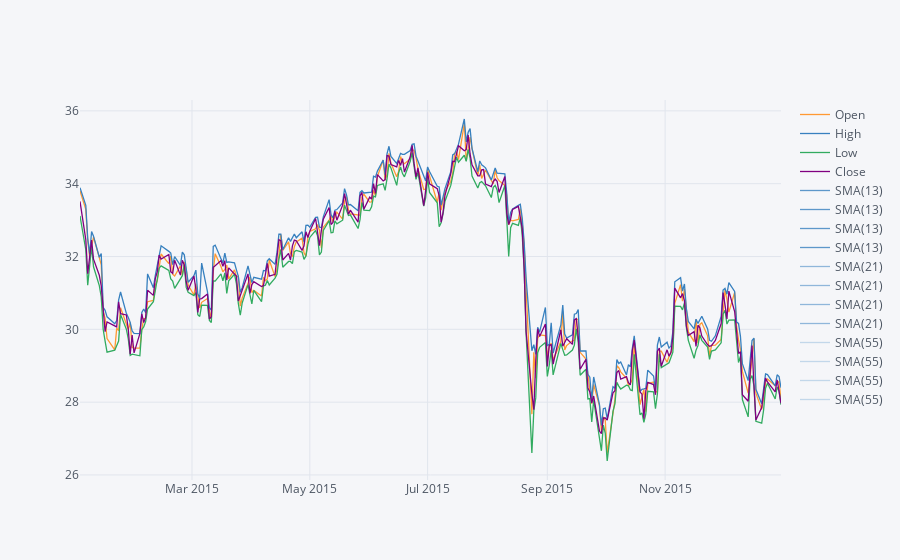

The notebook cell this image was saved under:
### Code cell
# Simple moving averages for MG
stocks.MS[['Open','High','Low','Close']].loc['2015-01-01':'2016-01-01'].ta_plot(study='sma',periods=[13,21,55])

### Figure 1 — Plotly figure (JSON) as saved in the notebook; plotly's stock layout.template omitted (floating-point values rounded to 4 significant figures; data arrays with more than 128 entries replaced by an {"elided": "..."} marker saying what was removed)
{"data": [{"line": {"color": "rgba(255, 153, 51, 1.0)", "dash": "solid", "shape": "linear", "width": 1.3}, "mode": "lines", "name": "Open", "text": "", "type": "scatter", "x": {"elided": "252 str values"}, "y": {"elided": "252 float values"}}, {"line": {"color": "rgba(55, 128, 191, 1.0)", "dash": "solid", "shape": "linear", "width": 1.3}, "mode": "lines", "name": "High", "text": "", "type": "scatter", "x": {"elided": "252 str values"}, "y": {"elided": "252 float values"}}, {"line": {"color": "rgba(50, 171, 96, 1.0)", "dash": "solid", "shape": "linear", "width": 1.3}, "mode": "lines", "name": "Low", "text": "", "type": "scatter", "x": {"elided": "252 str values"}, "y": {"elided": "252 float values"}}, {"line": {"color": "rgba(128, 0, 128, 1.0)", "dash": "solid", "shape": "linear", "width": 1.3}, "mode": "lines", "name": "Close", "text": "", "type": "scatter", "x": {"elided": "252 str values"}, "y": {"elided": "252 float values"}}, {"line": {"color": "rgba(55, 128, 191, 0.8)", "dash": "solid", "shape": "linear", "width": 1.3}, "mode": "lines", "name": "SMA(13)", "text": "", "type": "scatter", "x": {"elided": "252 str values"}, "y": {"elided": "252x4 mixed values"}}, {"line": {"color": "rgba(55, 128, 191, 0.8)", "dash": "solid", "shape": "linear", "width": 1.3}, "mode": "lines", "name": "SMA(13)", "text": "", "type": "scatter", "x": {"elided": "252 str values"}, "y": {"elided": "252x4 mixed values"}}, {"line": {"color": "rgba(55, 128, 191, 0.8)", "dash": "solid", "shape": "linear", "width": 1.3}, "mode": "lines", "name": "SMA(13)", "text": "", "type": "scatter", "x": {"elided": "252 str values"}, "y": {"elided": "252x4 mixed values"}}, {"line": {"color": "rgba(55, 128, 191, 0.8)", "dash": "solid", "shape": "linear", "width": 1.3}, "mode": "lines", "name": "SMA(13)", "text": "", "type": "scatter", "x": {"elided": "252 str values"}, "y": {"elided": "252x4 mixed values"}}, {"line": {"color": "rgba(55, 128, 191, 0.5333333333333334)", "dash": "solid", "shape": "linear", "width": 1.3}, "mode": "lines", "name": "SMA(21)", "text": "", "type": "scatter", "x": {"elided": "252 str values"}, "y": {"elided": "252x4 mixed values"}}, {"line": {"color": "rgba(55, 128, 191, 0.5333333333333334)", "dash": "solid", "shape": "linear", "width": 1.3}, "mode": "lines", "name": "SMA(21)", "text": "", "type": "scatter", "x": {"elided": "252 str values"}, "y": {"elided": "252x4 mixed values"}}, {"line": {"color": "rgba(55, 128, 191, 0.5333333333333334)", "dash": "solid", "shape": "linear", "width": 1.3}, "mode": "lines", "name": "SMA(21)", "text": "", "type": "scatter", "x": {"elided": "252 str values"}, "y": {"elided": "252x4 mixed values"}}, {"line": {"color": "rgba(55, 128, 191, 0.5333333333333334)", "dash": "solid", "shape": "linear", "width": 1.3}, "mode": "lines", "name": "SMA(21)", "text": "", "type": "scatter", "x": {"elided": "252 str values"}, "y": {"elided": "252x4 mixed values"}}, {"line": {"color": "rgba(55, 128, 191, 0.2666666666666669)", "dash": "solid", "shape": "linear", "width": 1.3}, "mode": "lines", "name": "SMA(55)", "text": "", "type": "scatter", "x": {"elided": "252 str values"}, "y": {"elided": "252x4 mixed values"}}, {"line": {"color": "rgba(55, 128, 191, 0.2666666666666669)", "dash": "solid", "shape": "linear", "width": 1.3}, "mode": "lines", "name": "SMA(55)", "text": "", "type": "scatter", "x": {"elided": "252 str values"}, "y": {"elided": "252x4 mixed values"}}, {"line": {"color": "rgba(55, 128, 191, 0.2666666666666669)", "dash": "solid", "shape": "linear", "width": 1.3}, "mode": "lines", "name": "SMA(55)", "text": "", "type": "scatter", "x": {"elided": "252 str values"}, "y": {"elided": "252x4 mixed values"}}, {"line": {"color": "rgba(55, 128, 191, 0.2666666666666669)", "dash": "solid", "shape": "linear", "width": 1.3}, "mode": "lines", "name": "SMA(55)", "text": "", "type": "scatter", "x": {"elided": "252 str values"}, "y": {"elided": "252x4 mixed values"}}], "layout": {"legend": {"bgcolor": "#F5F6F9", "font": {"color": "#4D5663"}}, "paper_bgcolor": "#F5F6F9", "plot_bgcolor": "#F5F6F9", "title": {"font": {"color": "#4D5663"}}, "xaxis": {"gridcolor": "#E1E5ED", "showgrid": true, "tickfont": {"color": "#4D5663"}, "title": {"font": {"color": "#4D5663"}, "text": ""}, "zerolinecolor": "#E1E5ED"}, "yaxis": {"gridcolor": "#E1E5ED", "showgrid": true, "tickfont": {"color": "#4D5663"}, "title": {"font": {"color": "#4D5663"}, "text": ""}, "zerolinecolor": "#E1E5ED"}}}
